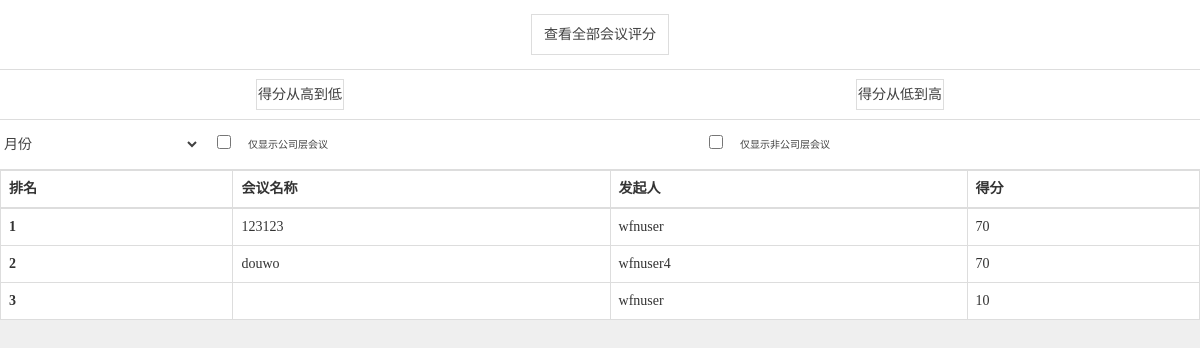
Screenshot of /index.php/meet/rank with the database file from the repository.
### tables this page shows
CREATE TABLE `meeting` (
`mid` int(11) NOT NULL,
  `muid` int(11) NOT NULL COMMENT 'creater',
  `mplanbt` timestamp NULL DEFAULT NULL,
  `mplanet` timestamp NULL DEFAULT NULL,
  `mactbt` timestamp NULL DEFAULT NULL,
  `mactet` timestamp NULL DEFAULT NULL,
  `mrid` int(11) NOT NULL,
  `mremind` int(11) NOT NULL,
  `mchecktype` int(11) NOT NULL COMMENT '0 = location 1 = qrcode',
  `mmembernum` int(11) NOT NULL,
  `mconfirm` int(11) NOT NULL COMMENT '高层=1',
  `mattach` mediumtext NOT NULL,
  `mstate` int(11) NOT NULL COMMENT 'draft = 0 发布=1',
  `mcreatet` timestamp NOT NULL DEFAULT '0000-00-00 00:00:00',
  `mpass` int(11) NOT NULL,
  `mname` varchar(20) NOT NULL,
  `mscore` int(11) DEFAULT NULL,
  `mfilename` varchar(30) NOT NULL,
  `mfiletime` timestamp NULL DEFAULT NULL,
  `mapartment` int(11) NOT NULL
);

CREATE TABLE `user` (
`uid` int(11) NOT NULL,
  `uname` varchar(10) NOT NULL,
  `type` int(11) NOT NULL,
  `uabsentnum` int(11) NOT NULL,
  `ulatenum` int(11) NOT NULL,
  `ulatest` int(11) NOT NULL COMMENT 'lateorabsent'
);

### application/controllers/Meet.php (called while the page is built, shortened)
<?php
class Meet extends CI_Controller {
    public function __construct()
    {
        $this->load->helper(array('form', 'url'));
    }
	public function rank()
	{
		$this->load->model('meet_model');
		$data['list'] = $this->meet_model->rank();
		$this->load->view('cxqbhypf',$data);
	}
}

### index.php (called while the page is built, shortened)
<?php
require_once BASEPATH.'core/CodeIgniter.php';

### application/models/Meet_model.php (called while the page is built, shortened)
<?php
class Meet_model extends CI_Model {
    public function rank()
    {
        $sql = "SELECT * FROM meeting,user WHERE mstate=1 AND user.uid = meeting.muid AND NOT ISNULL(mscore) ORDER BY mscore desc";
        $sql = $this->db->query($sql);
        $result = $sql->result_array();
        return $result;
    }
}

### application/views/cxqbhypf.php (the view, shortened to what this page needs)
<!DOCTYPE html>
<html>
<head lang="en">
    <link rel="stylesheet" href="<?php echo base_url('css/bootstrap.min.css');?>">
    <link rel="stylesheet" href="<?php echo base_url('css/index.css');?>">
</head>
<body >
<div class="container-fluid "  style="margin-bottom:100px">
	<div class="row xjhy" style="height:70px;line-height:70px">
		<div class="col-xs-8 col-xs-offset-2"  style="line-height:70px;    text-align: center;">
			<span style="padding:12px;border:1px solid #dddddd;">查看全部会议评分</span>
		</div>
    </div>
	<div class="row xjhy" >
		<div class="col-xs-4 col-xs-offset-1" style="padding:0;    text-align: center;">
			<span style="padding:7px 1px;;border:1px solid #dddddd;">得分从高到低</span>
		</div>
		<div class="col-xs-4 col-xs-offset-2" style="padding:0;    text-align: center;">
			<span style="padding:7px 1px;;border:1px solid #dddddd;">得分从低到高</span>
		</div>
	</div>
	<div class="row xjhy" >
		<div class="col-xs-2" style="padding:0">
			<select style='width:100%;'>
				<option style="width:10px">月份</option>
			</select>
		</div>
		<div class="col-xs-1 check" >
			<input type="checkbox">
		</div>
		<div class="col-xs-4 checkTitle" >
			仅显示公司层会议
		</div>
		<div class="col-xs-1 check" >
			<input type="checkbox">
		</div>
		<div class="col-xs-4 checkTitle" style="width:38%;">
			仅显示非公司层会议
		</div>
    </div>
	<div class="row " >
		<table class="table table-bordered" style="background-color:#fff">
		  <thead>
			<tr>
			  <th>排名</th>
			  <th>会议名称</th>
			  <th>发起人</th>
			  <th>得分</th>
			</tr>
		  </thead>
		  <tbody>
		  	<?php
		  		$count = 0;
		  		foreach ($list as $r) {
		  			$count++;
		  	?>
			<tr>
			  <th scope="row"><?php echo $count?></th>
			  <td><?php echo $r["mname"];?></td>
			  <td><?php echo $r["uname"];?></td>
			  <td><?php echo $r["mscore"];?></td>
			</tr>
			<?php
				}
			?>
		  </tbody>
		</table>
    </div>
</div>
</body>
</html>

### css/index.css (style rules this page uses)
* { margin: 0; padding: 0; -webkit-tap-highlight-color:rgba(0,0,0,0); -webkit-text-size-adjust:none; word-break:break-all; font-family: "微软雅黑"; }
body { background-color:#efefef; }
.xjhy { height:50px; border-bottom:1px solid #dddddd; background-color:#ffffff; color:#414141 }
.xjhy div { padding:0 7px; line-height:50px; }
.xjhy >div >input { height: 49px; width: 100%; border: none; }
.xjhy select { float: right; height: 49px; border: none; width: 100px; background: none; }
.check { width: 4% !important; margin: 0 !important; padding: 0 !important; height: 41px !important }
.check input { height: 14px !important; }
.checkTitle { padding:0 !important;width:37% !important;font-size: 10px !important; }

### rows the page displays
meeting: mname "123123", user.uname "wfnuser", mscore "70"
meeting: mname "douwo", user.uname "wfnuser4", mscore "70"
meeting: user.uname "wfnuser", mscore "10"
